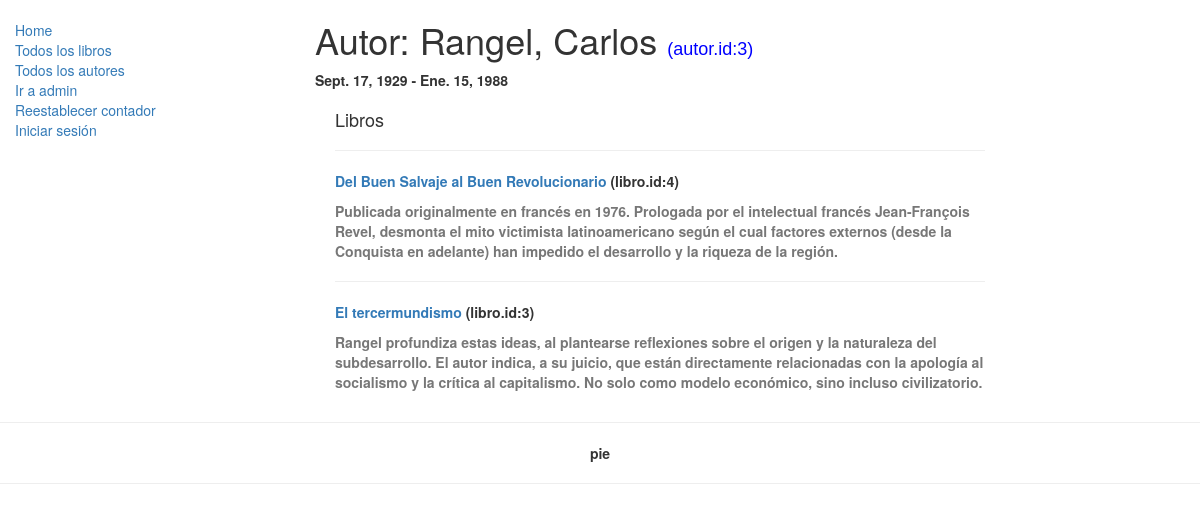
Screenshot of /catalogo/autor/3 with the database file from the repository.
### catalogo/models.py (models this page shows, shortened)
class Autor(models.Model):
    nombre = models.CharField(max_length=100)
    apellido = models.CharField(max_length=100)
    nacimiento = models.DateField(null=True, blank=True)
    muerte = models.DateField('Muerte', null=True, blank=True)
    def __str__(self):
        return '%s, %s' % (self.apellido, self.nombre)
    class Meta:
        ordering = ['apellido']

class Libro(models.Model):
    titulo = models.CharField(max_length=200)
    autor = models.ForeignKey('Autor', on_delete=models.SET_NULL, null=True)
    descripcion = models.TextField(max_length=1000, help_text="Ingrese una breve descripción del libro")
    isbn = models.CharField('ISBN',max_length=13, help_text='13 Caracteres <a href="https://www.isbn-international.org/content/what-isbn">ISBN number</a>')
    genero = models.ManyToManyField(Genero, help_text="Seleccione un genero para este libro")
    lenguaje = models.ForeignKey('Lenguaje', on_delete=models.SET_NULL, null=True)
    def get_absolute_url(self):
        return reverse('detallesDeLibro', args=[str(self.id)])#Para las vistas detalladas que requieren el id de una instancia de este modelo como parámetro en la url, el parámetro name de la función path en el mapeador urls.py debe tener este #nombre ('detallesDeLibro') de url respectivo a dicha vista detallada genérica, de lo contrario se presentará la excepción: Reverse for 'detallesDeLibro' not found. 'libroDetalles' is not a valid view function or pattern name.
    class Meta:
        ordering = ['titulo', 'autor']
    def mostrar_genero(self):
        return ', '.join([ genero.nombre for genero in self.genero.all()[:3] ])
    mostrar_genero.short_description = 'Genero'

### catalogo/views.py (the view)
# urls.py: urlpatterns = [path('', views.inicio, name='vistaHome'), path('libros/', views.LibroVistaLista.as_view(), name='todosLoslibros'), path('libros/conbarbara', views.LibroVistaListaConBarbara.as_view(), n
class VistaDetalladaGenAutor(generic.DetailView):
    model = Autor

### catalogo/templates/catalogo/autor_detail.html
{% extends "base1.html" %}
{% block content %}
  <h1>Autor: {{ autor }} <span style="font-family: Arial; font-size: 18px; color: blue;">(autor.id:{{ autor.id }})</span></h1>
  <p><strong>{{ autor.nacimiento }} - {{ autor.muerte }}</p>
  <div style="margin-left:20px;margin-top:20px">
    <h4>Libros</h4>
    {% for libro in autor.libro_set.all %}
    <hr>
    <p><a href="{{ libro.get_absolute_url }}">{{ libro.titulo }}</a> (libro.id:{{ libro.id }})</p>
    <p class="text-muted">{{libro.descripcion}}</p>
    {% endfor %}
  </div>
{% endblock %}

### rows the page displays
Autor: apellido+nombre "Rangel, Carlos", id "3", nacimiento "Sept. 17, 1929", muerte "Ene. 15, 1988"
Libro: titulo "Del Buen Salvaje al Buen Revolucionario", id "4", descripcion "Publicada originalmente en francés en 1976. Prologada por el intelectual francés Jean-François Revel, desmonta el mito victimista latinoamericano según el cual factores externos (desde la Conquista en adelante) han impedido el desarrollo y la riqueza de la región."
Libro: titulo "El tercermundismo", id "3", descripcion "Rangel profundiza estas ideas, al plantearse reflexiones sobre el origen y la naturaleza del subdesarrollo. El autor indica, a su juicio, que están directamente relacionadas con la apología al socialismo y la crítica al capitalismo. No solo como modelo económico, sino incluso civilizatorio."
